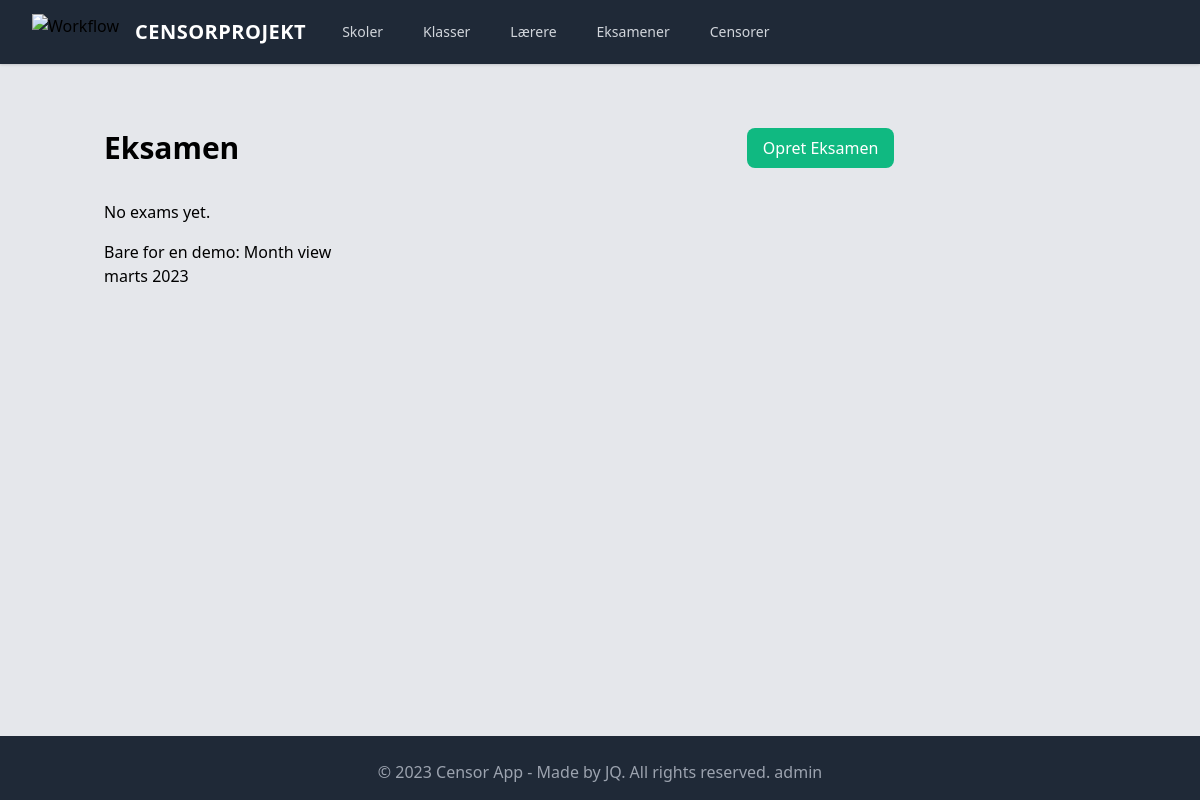
The app's page /eksamen/, older data.
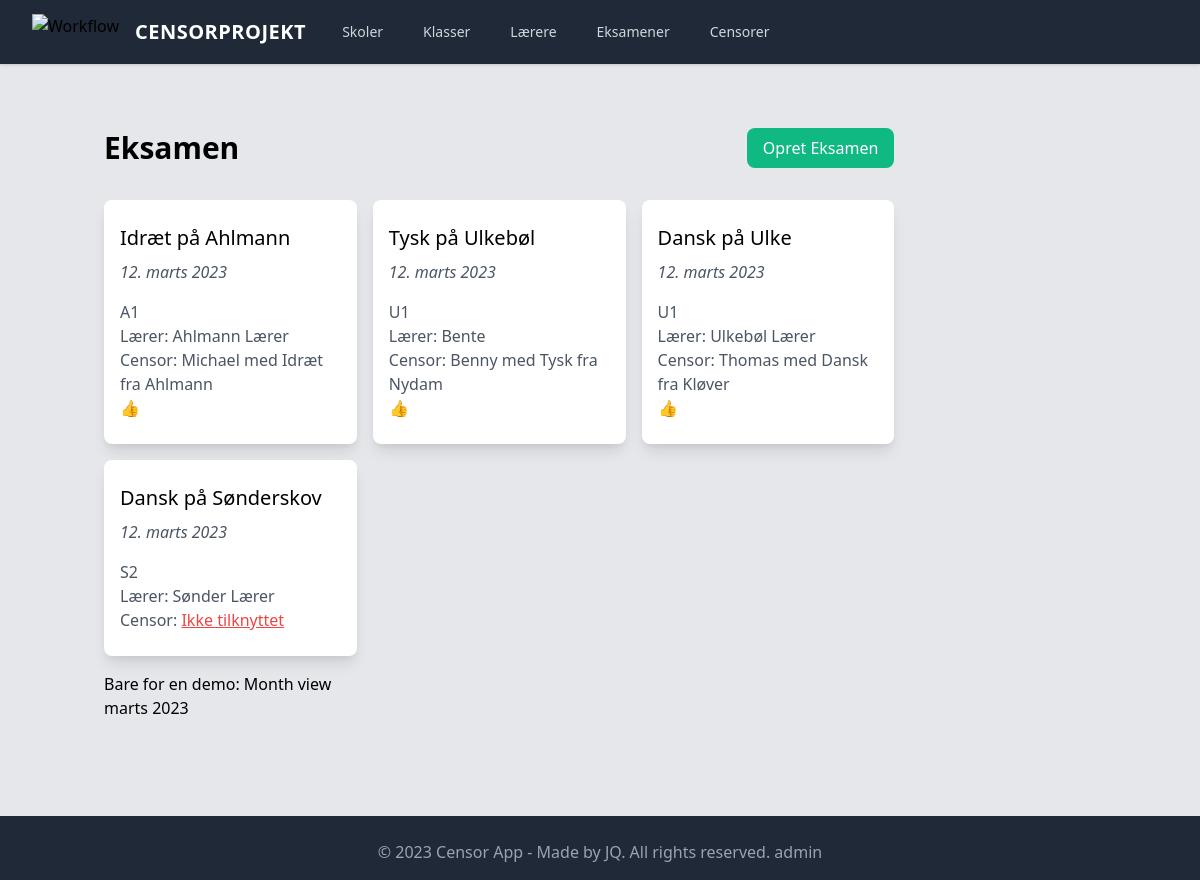
The same page, newer data.
### censor_app/models.py (models this page shows, shortened)
class Eksamen(models.Model):
    navn = models.CharField(max_length=200)  # fag
    dato = models.DateField(blank=True, null=True, default=timezone.now)
    skole = models.ForeignKey(
        Skole, blank=True, null=True, on_delete=models.CASCADE, related_name="eksamener"
    )
    skoleklasse = models.ForeignKey(
        Skoleklasse, blank=True, null=True, on_delete=models.CASCADE
    )
    lærer = models.ForeignKey(Lærer, on_delete=models.SET_NULL, blank=True, null=True)
    censor = models.ForeignKey(Censor, on_delete=models.SET_NULL, blank=True, null=True)
    class Meta:
        verbose_name_plural = "Eksamener"

class Skoleklasse(models.Model):
    navn = models.CharField(max_length=50)
    skole = models.ForeignKey(Skole, blank=True, null=True, on_delete=models.CASCADE)
    lærere = models.ManyToManyField(Lærer, blank=True, related_name="klasser")
    def __str__(self):
        return self.navn
    class Meta:
        verbose_name_plural = "Skoleklasser"

class Lærer(models.Model):
    navn = models.CharField(max_length=200)
    email = models.EmailField(blank=True, null=True)
    skole = models.ForeignKey(
        Skole,
        on_delete=models.CASCADE,
        related_name="personale",
        blank=True,
        null=True,
    )
    def __str__(self):
        return self.navn
    class Meta:
        verbose_name_plural = "Lærere"

class Censor(models.Model):
    navn = models.CharField(max_length=200)
    fag = models.CharField(max_length=200)
    skole = models.ForeignKey(
        Skole, blank=True, null=True, on_delete=models.CASCADE, related_name="censorer"
    )
    email = models.EmailField()
    def __str__(self):
        return self.navn
    class Meta:
        verbose_name_plural = "Censorer"

### censor_app/views.py (the view)
# urls.py: path("eksamen/", EksamenList.as_view(), name="eksamen_list"),
class EksamenList(ListView):
    model = Eksamen
    context_object_name = "eksamener"

### templates/censor_app/eksamen_list.html
{% extends 'censor_app/base.html' %} {% block content %}
<div class="flex justify-between items-center mb-8">
  <h1 class="text-3xl font-bold">Eksamen</h1>
  <a
    href="{% url 'eksamen_create' %}"
    class="bg-green-500 text-white px-4 py-2 rounded-lg"
    >Opret Eksamen</a
  >
</div>
<div class="grid gap-4 grid-cols-3 mb-40">
  {% for eksamen in eksamener %}
  <div class="bg-white shadow-lg rounded-lg px-4 py-6">
    <a href="{% url 'eksamen_detail' eksamen.pk %}">
      <h2 class="text-xl font-medium mb-2">{{ eksamen.navn }}</h2>
      {% if not eksamen.dato %}
      <p class="text-gray-600">
        <span class="underline italic text-red-500">Ingen dato</span>
      </p>
      {% else %}
      <p class="text-gray-600 mb-4 italic">
        <span>{{ eksamen.dato }}</span>
      </p>
      {% endif %}
      <p class="text-gray-600">{{ eksamen.skoleklasse }}</p>
      {% if not eksamen.lærer %}
      <p class="text-gray-600">
        <span>Lærer: </span>
        <span class="underline text-red-500">Ikke tilknyttet</span>
      </p>
      {% else %}
      <p class="text-gray-600">Lærer: {{ eksamen.lærer }}</p>
      {% endif %} {% if not eksamen.censor %}
      <p class="text-gray-600">
        <span>Censor:</span>
        <span class="underline text-red-500">Ikke tilknyttet</span>
      </p>
      {% else %}
      <p class="text-gray-600">Censor: {{ eksamen.censor }}</p>
      {% endif %}
    </a>
    {% if eksamen.lærer and eksamen.censor and eksamen.dato %}
    <span class="text-green-500">👍</span> {% endif %}
  </div>
  {% empty %}
  <p>No exams yet.</p>
  {% endfor %}
  <br />
  <div></div>
  <div>
    Bare for en demo:
    <a href="http://127.0.0.1:8000/2023/3/">Month view marts 2023</a>
  </div>
</div>
{% endblock %}

Row changes from the older to the newer data that the page shows:
added Eksamen: navn "Idræt på Ahlmann", dato "12. marts 2023", skoleklasse "A1", lærer "Ahlmann Lærer", censor "Michael med Idræt fra Ahlmann"
added Eksamen: navn "Tysk på Ulkebøl", dato "12. marts 2023", skoleklasse "U1", lærer "Bente", censor "Benny med Tysk fra Nydam"
added Eksamen: navn "Dansk på Ulke", dato "12. marts 2023", skoleklasse "U1", lærer "Ulkebøl Lærer", censor "Thomas med Dansk fra Kløver"
added Eksamen: navn "Dansk på Sønderskov", dato "12. marts 2023", skoleklasse "S2", lærer "Sønder Lærer", shows "Censor:"
Text that changed along with them:
text no longer shown: "No exams yet."
